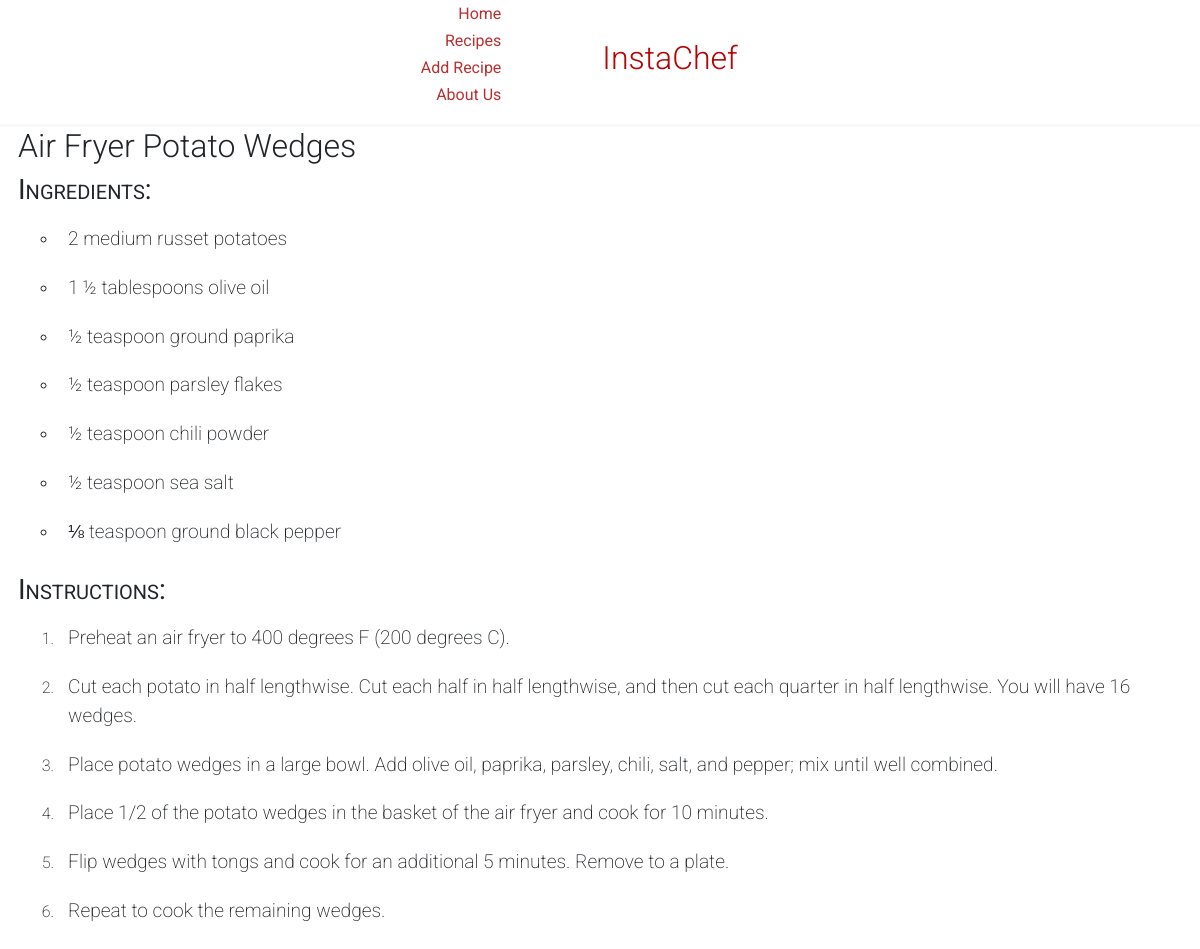
Screenshot of /recipe/11/ with the database file from the repository.
### main/models.py (models this page shows, shortened)
class Meal(models.Model):
    mealName = models.CharField(max_length=50)
    timeToCook = models.CharField(max_length=20)
    course = models.CharField(max_length = 20)
    steps = models.TextField()
    method = models.ManyToManyField(Ingredient, through="Method")

class Ingredient(models.Model):
    ingredientName = models.CharField(max_length = 30)

### main/views.py (the view)
# urls.py: path("recipe/<int:id>/", views.recipePage, name="recipe"),
def recipePage(response, id):
    myMeal = Meal.objects.get(id = id)
    steps = myMeal.steps
    steps = steps.split(":")
    ingredients = [
        Ingredient.objects.get(id=id) for id in
                   [
                       method.ingredient_id for method in Method.objects.all().filter(meal_id=id)
                    ]
    ]
    return render(response, "main/recipebase.html", {"meal": myMeal,"ingredients": ingredients, "steps":steps})

### main/templates/main/recipebase.html (shortened to what this page needs)
{% extends "main/base.html" %}
{% block head %}
<link href='https://css.gg/search.css' rel='stylesheet'>
{% load static %}
<link rel="stylesheet" href={% static "main/recipestyle.css" %}>
{% endblock %}
{% block content %}
<div id="meal-name">
    <h2>{{meal.mealName}}</h2>
</div>
<div class="ingredient-container">
    <h3>Ingredients:</h3>
    <div>
        <ul>
            {% for ingredient in ingredients %}
            <li><span class="the-ingredient">{{ingredient.ingredientName}}</span></li>
            {% endfor %}
        </ul>
    </div>
</div>
<div class="instructions-container">
    <h3>Instructions:</h3>
    <ol>
        {% for step in steps %}
        <li><span class="the-instruction">{{step}}</span></li>
        {% endfor %}
    </ol>
</div>
{% endblock %}

### static/main/index.css (style rules this page uses)
* { margin: 0; }
h2 { font-weight: 300; }
h3 { font-weight: 400; font-variant: small-caps; }

### static/main/recipestyle.css (style rules this page uses)
#meal-name h2 { font-weight: 300; }
.ingredient-container { display:block; flex-direction: column; }
.ingredient-container ul { text-decoration: none; list-style-type: circle; }
.the-ingredient { display:flex; flex-direction: column; font-size: larger; padding: 10px 10px; font-weight:200; }
.instructions-container { nav-down: auto; }
.the-instruction { display:flex; flex-direction: column; font-size: larger; padding: 10px 10px; font-weight:200; }
li::marker { font-weight: 250; }

### main/templates/main/base.html (style rules this page uses)
body { font-family: 'Roboto', sans-serif; }

### rows the page displays
Meal: mealName "Air Fryer Potato Wedges"
Ingredient: ingredientName "2 medium russet potatoes"
Ingredient: ingredientName "1 ½ tablespoons olive oil"
Ingredient: ingredientName "½ teaspoon ground paprika"
Ingredient: ingredientName "½ teaspoon parsley flakes"
Ingredient: ingredientName "½ teaspoon chili powder"
Ingredient: ingredientName "½ teaspoon sea salt"
Ingredient: ingredientName "⅛ teaspoon ground black pepper"

### other values shown
{{ step }} "Preheat an air fryer to 400 degrees F (200 degrees C)." "Cut each potato in half lengthwise. Cut each half in half lengthwise, and then cut each quarter in half lengthwise. You will have 16 wedges." "Place potato wedges in a large bowl. Add olive oil, paprika, parsley, chili, salt, and pepper; mix until well combined." "Place 1/2 of the potato wedges in the basket of the air fryer and cook for 10 minutes." "Flip wedges with tongs and cook for an additional 5 minutes. Remove to a plate." "Repeat to cook the remaining wedges."
